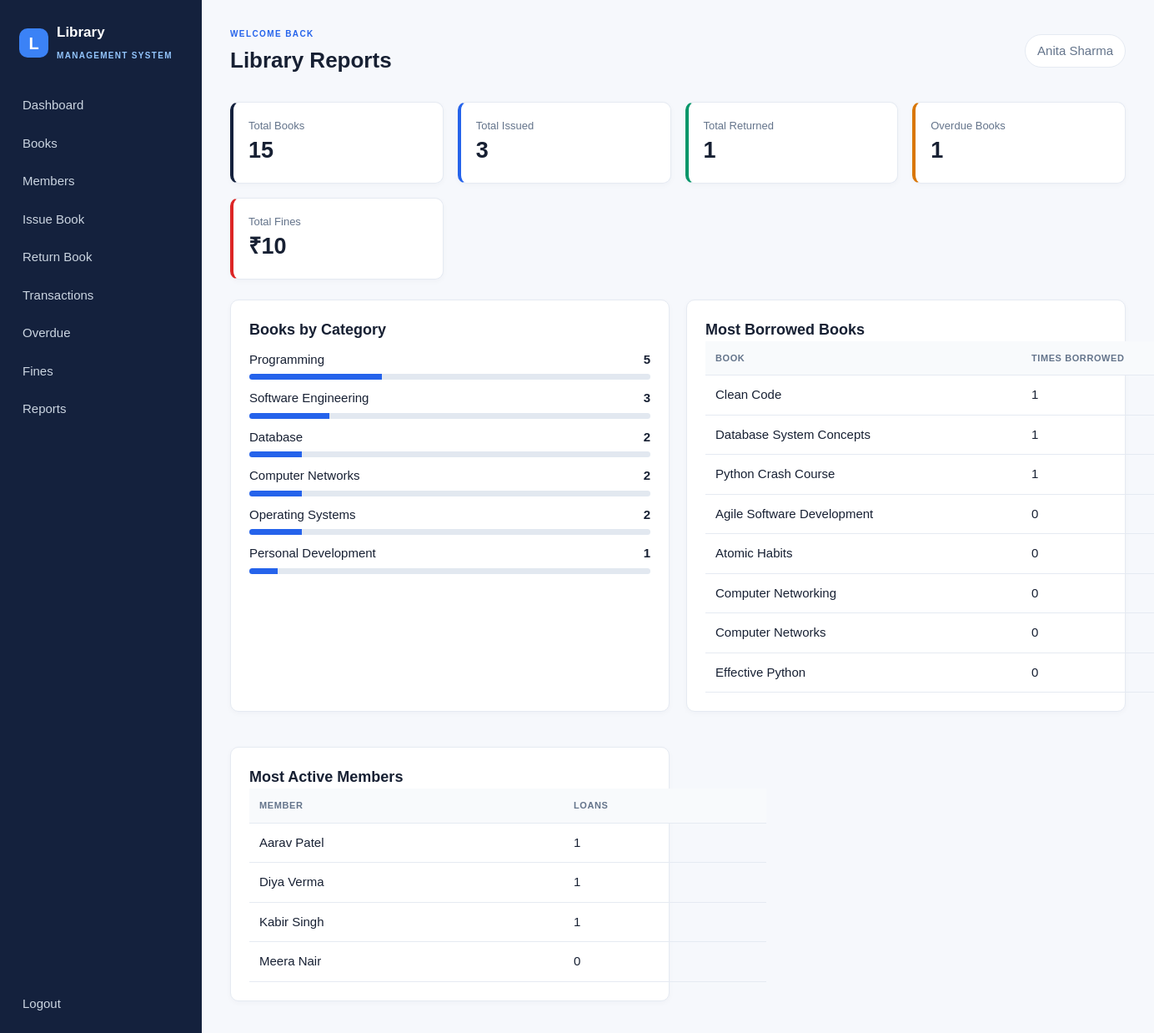
The app's page /reports/ (signed in) with its own data.
### library/models.py (models this page shows, shortened)
class Category(models.Model):
    name = models.CharField(max_length=100, unique=True)
    description = models.TextField(blank=True)
    class Meta:
        ordering = ["name"]

class Book(models.Model):
    title = models.CharField(max_length=255)
    isbn = models.CharField("ISBN", max_length=20, unique=True)
    author = models.ForeignKey(Author, on_delete=models.PROTECT, related_name="books")
    category = models.ForeignKey(Category, on_delete=models.PROTECT, related_name="books")
    publisher = models.CharField(max_length=150, blank=True)
    publication_date = models.DateField(null=True, blank=True)
    description = models.TextField(blank=True)
    total_copies = models.PositiveIntegerField(default=1)
    available_copies = models.PositiveIntegerField(default=1)
    cover_image = models.ImageField(upload_to="book_covers/", blank=True, null=True)
    created_at = models.DateTimeField(auto_now_add=True)
    updated_at = models.DateTimeField(auto_now=True)
    class Meta:
        ordering = ["title"]

class Member(models.Model):
    STATUS_CHOICES = [("active", "Active"), ("inactive", "Inactive")]
    user = models.OneToOneField(settings.AUTH_USER_MODEL, on_delete=models.CASCADE, related_name="member_profile")
    member_id = models.CharField(max_length=30, unique=True)
    phone = models.CharField(max_length=20, blank=True)
    address = models.TextField(blank=True)
    course = models.CharField(max_length=120, blank=True)
    department = models.CharField(max_length=120, blank=True)
    year = models.PositiveSmallIntegerField(null=True, blank=True)
    registration_date = models.DateField(default=timezone.localdate)
    status = models.CharField(max_length=10, choices=STATUS_CHOICES, default="active")
    class Meta:
        ordering = ["member_id"]

### library/views.py (the view)
@librarian_required
def reports(request):
    total_transactions = Transaction.objects.count()
    return render(request, "reports/index.html", {
        "stats": _library_stats(),
        "categories": Category.objects.annotate(total=Count("books")).order_by("-total"),
        "popular_books": Book.objects.annotate(total=Count("transactions")).order_by("-total", "title")[:8],
        "active_members": Member.objects.annotate(total=Count("transactions")).order_by("-total", "member_id")[:8],
        "total_issued": total_transactions,
        "total_returned": Transaction.objects.filter(status="returned").count(),
    })

### library/context_processors.py (called while the page is built)
def user_role(request):
    user = request.user
    return {
        "is_librarian": user.is_authenticated and (user.is_staff or user.groups.filter(name="Librarian").exists()),
        "is_admin_role": user.is_authenticated and user.is_staff,
        "is_member_role": user.is_authenticated and hasattr(user, "member_profile"),
    }

### library/views.py (called while the page is built)
def librarian_required(view):
    return user_passes_test(lambda user: user.is_authenticated and (user.is_staff or user.groups.filter(name="Librarian").exists()), login_url="login")(view)

def _library_stats():
    return {
        "total_books": Book.objects.count(),
        "available_books": Book.objects.aggregate(n=Sum("available_copies"))["n"] or 0,
        "issued_books": Transaction.objects.filter(status="issued").count(),
        "total_members": Member.objects.count(),
        "overdue_books": Transaction.objects.filter(status="issued", due_date__lt=timezone.localdate()).count(),
        "total_fines": Fine.objects.aggregate(n=Sum("amount"))["n"] or Decimal("0"),
    }

### library/templates/reports/index.html
{% extends 'base.html' %}{% block page_title %}Library Reports{% endblock %}{% block content %}<div class="card-grid compact"><article class="stat-card"><span>Total Books</span><strong>{{ stats.total_books }}</strong></article><article class="stat-card blue"><span>Total Issued</span><strong>{{ total_issued }}</strong></article><article class="stat-card green"><span>Total Returned</span><strong>{{ total_returned }}</strong></article><article class="stat-card orange"><span>Overdue Books</span><strong>{{ stats.overdue_books }}</strong></article><article class="stat-card red"><span>Total Fines</span><strong>₹{{ stats.total_fines }}</strong></article></div><div class="report-grid"><section class="panel"><h2>Books by Category</h2>{% for category in categories %}<div class="progress-row"><span>{{ category.name }}</span><strong>{{ category.total }}</strong><div class="progress"><i style="width: {% widthratio category.total stats.total_books 100 %}%"></i></div></div>{% empty %}<p class="muted">No categories yet.</p>{% endfor %}</section><section class="panel"><h2>Most Borrowed Books</h2><table><thead><tr><th>Book</th><th>Times Borrowed</th></tr></thead><tbody>{% for book in popular_books %}<tr><td>{{ book.title }}</td><td>{{ book.total }}</td></tr>{% endfor %}</tbody></table></section><section class="panel"><h2>Most Active Members</h2><table><thead><tr><th>Member</th><th>Loans</th></tr></thead><tbody>{% for member in active_members %}<tr><td>{{ member.user.get_full_name|default:member.member_id }}</td><td>{{ member.total }}</td></tr>{% endfor %}</tbody></table></section></div>{% endblock %}

### library/templates/base.html (shortened to what this page needs)
{% load static %}
<!DOCTYPE html>
<html lang="en">
<head>
  <link rel="stylesheet" href="{% static 'css/style.css' %}">
</head>
<body>
{% if user.is_authenticated %}
<div class="layout">
  <aside class="sidebar">
    <a class="brand" href="{% url 'dashboard' %}"><span class="brand-mark">L</span><span>Library<br><small>Management System</small></span></a>
    <nav class="nav-links">
      <a href="{% url 'dashboard' %}">Dashboard</a>
      {% if is_member_role and not is_librarian %}
        <a href="{% url 'book_list' %}">Browse Books</a><a href="{% url 'my_books' %}">My Books</a><a href="{% url 'my_history' %}">My History</a><a href="{% url 'my_fines' %}">My Fines</a><a href="{% url 'profile' %}">Profile</a>
      {% else %}
        <a href="{% url 'book_list' %}">Books</a>
        <a href="{% url 'member_list' %}">Members</a><a href="{% url 'issue_book' %}">Issue Book</a><a href="{% url 'return_book' %}">Return Book</a><a href="{% url 'transaction_list' %}">Transactions</a><a href="{% url 'overdue_list' %}">Overdue</a><a href="{% url 'fine_list' %}">Fines</a><a href="{% url 'reports' %}">Reports</a>
      {% endif %}
    </nav>
    <form class="logout-form" method="post" action="{% url 'logout' %}">{% csrf_token %}<button type="submit">Logout</button></form>
  </aside>
  <main class="main-content">
    <header class="topbar"><div><span class="eyebrow">WELCOME BACK</span><h1>{% block page_title %}Dashboard{% endblock %}</h1></div><div class="user-chip">{{ user.get_full_name|default:user.username }}</div></header>
    {% block content %}{% endblock %}
  </main>
</div>
{% else %}{% block guest_content %}{% endblock %}{% endif %}
</body>
</html>

### library/static/css/style.css (style rules this page uses)
:root { --ink:#172033;--muted:#64748b;--navy:#14213d;--blue:#2563eb;--line:#e5eaf2;--paper:#f6f8fc;--green:#059669;--orange:#d97706;--red:#dc2626 }
* { box-sizing:border-box }
body { margin:0;background:var(--paper);color:var(--ink);font:15px/1.5 Arial,sans-serif }
.layout { min-height:100vh;display:flex }
.sidebar { width:242px;background:var(--navy);color:#dbeafe;padding:26px 15px;display:flex;flex-direction:column;position:fixed;inset:0 auto 0 0 }
.brand { display:flex;gap:10px;align-items:center;color:#fff;text-decoration:none;font-size:17px;font-weight:bold;padding:0 8px 28px }
.brand small { font-size:10px;letter-spacing:1.3px;color:#93c5fd;text-transform:uppercase }
.brand-mark,.login-logo { display:grid;place-items:center;border-radius:10px;background:#3b82f6;width:35px;height:35px;color:#fff;font-size:20px }
.nav-links { display:grid;gap:3px }
.nav-links a,.logout-form button { border:0;background:transparent;color:#cbd5e1;text-decoration:none;padding:10px 12px;border-radius:7px;font:inherit;text-align:left;width:100%;cursor:pointer }
.logout-form { margin-top:auto }
.main-content { margin-left:242px;width:calc(100% - 242px);padding:28px 34px }
.topbar { display:flex;justify-content:space-between;align-items:center;margin-bottom:28px }
.topbar h1 { font-size:26px;margin:2px 0 }
.eyebrow { font-size:10px;letter-spacing:1.4px;color:var(--blue);font-weight:bold }
.user-chip { background:#fff;border:1px solid var(--line);border-radius:30px;padding:8px 14px;color:var(--muted) }
.card-grid { display:grid;grid-template-columns:repeat(3,minmax(0,1fr));gap:17px;margin-bottom:24px }
.card-grid.compact { grid-template-columns:repeat(4,minmax(0,1fr)) }
.stat-card { background:#fff;border:1px solid var(--line);border-left:4px solid var(--navy);border-radius:10px;padding:18px;box-shadow:0 2px 7px #17203308 }
.stat-card span { display:block;color:var(--muted);font-size:13px }
.stat-card strong { font-size:27px }
.stat-card.green { border-left-color:var(--green) }
.stat-card.blue { border-left-color:var(--blue) }
.stat-card.orange { border-left-color:var(--orange) }
.stat-card.red { border-left-color:var(--red) }
.panel,.form-panel,.detail-card { background:#fff;border:1px solid var(--line);border-radius:10px;padding:22px;margin-bottom:22px;box-shadow:0 2px 7px #17203308 }
.panel h2,.form-panel h2 { font-size:18px;margin:0 }
table { border-collapse:collapse;width:100%;min-width:620px }
th { text-align:left;color:var(--muted);font-size:11px;text-transform:uppercase;letter-spacing:.6px;background:#f8fafc }
th,td { padding:12px;border-bottom:1px solid var(--line);vertical-align:middle }
small { color:var(--muted) }
.report-grid { display:grid;grid-template-columns:repeat(2,minmax(0,1fr));gap:20px }
.progress-row { display:grid;grid-template-columns:1fr auto;gap:6px;margin:11px 0 }
.progress { grid-column:1/-1;height:7px;background:#e2e8f0;border-radius:8px;overflow:hidden }
.progress i { display:block;height:100%;background:var(--blue) }

### records on screen
Category: name "Programming", total "5"
Category: name "Software Engineering", total "3"
Category: name "Database", total "2"
Category: name "Computer Networks", total "2"
Category: name "Operating Systems", total "2"
Category: name "Personal Development", total "1"
Book: title "Clean Code", total "1"
Book: title "Database System Concepts", total "1"
Book: title "Python Crash Course", total "1"
Book: title "Agile Software Development", total "0"
Book: title "Atomic Habits", total "0"
Book: title "Computer Networking", total "0"
Book: title "Computer Networks", total "0"
Book: title "Effective Python", total "0"
Member: user.get_full_name "Aarav Patel", total "1"
Member: user.get_full_name "Diya Verma", total "1"
Member: user.get_full_name "Kabir Singh", total "1"
Member: user.get_full_name "Meera Nair", total "0"

### other values on screen
{{ user.get_full_name|default:user.username }} "Anita Sharma"
{{ stats.total_books }} "15"
{{ total_issued }} "3"
{{ total_returned }} "1"
{{ stats.overdue_books }} "1"
{{ stats.total_fines }} "10"
